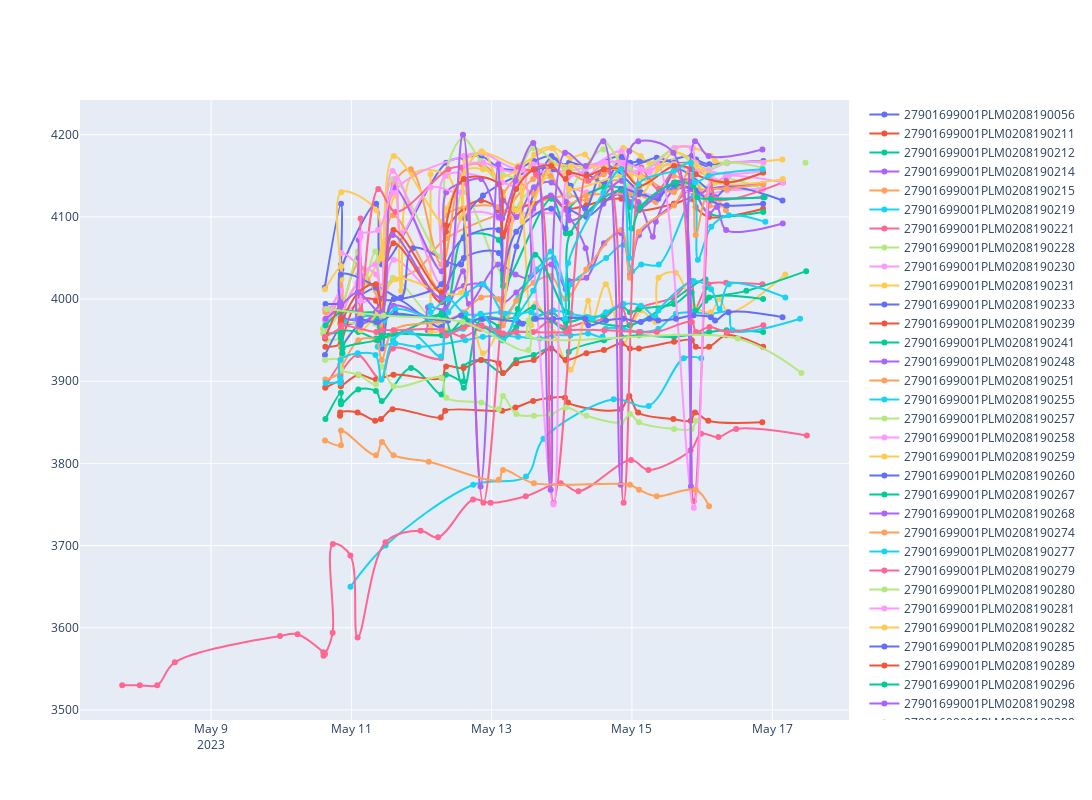

Notebook code cell kept with this figure:
### Code cell
def multiplica(bateria):
    if bateria < 100:
        bateria *= 1000
    return bateria

fig = go.Figure()
for name, grupo in agrupado:
    grupo.sort_values(by='Data correta', inplace=True)
    grupo['BATERIA'] = grupo['BATERIA'].apply(lambda x: multiplica(x))
    grupo = grupo[grupo['Data correta'].dt.month > 4]
    fig.add_trace(go.Scatter(x=grupo['Data correta'], y=grupo['BATERIA'], mode="markers+lines", line_shape='spline', name=name))
    # fig.add_trace(go.Scatter(x=grupo['Data correta'], y=grupo['BATERIA'], mode="markers+lines", line_shape='spline', legendgroup=name))
fig.update_layout(width=1500, height=800)
